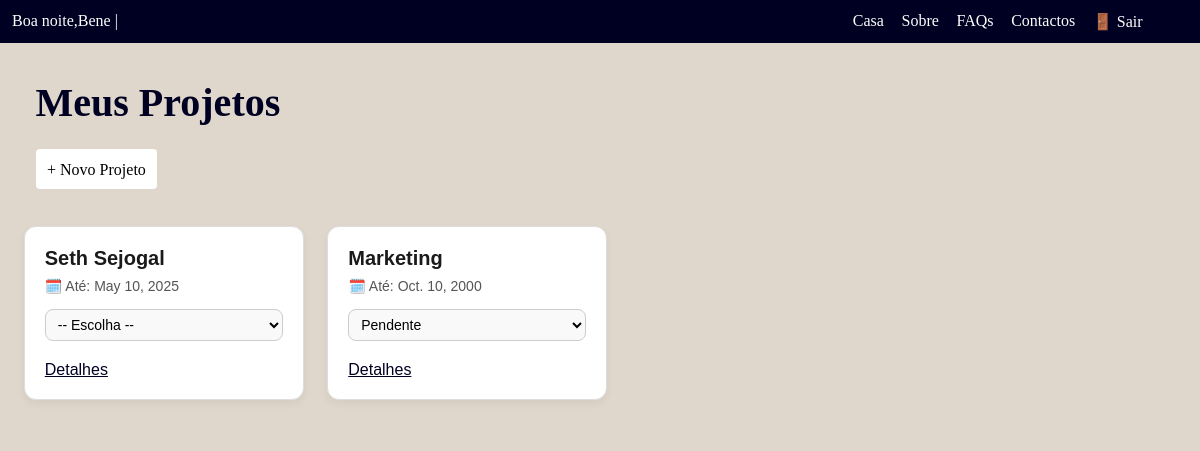
The page /dashborad (signed in) on the database its author committed.
### projetos/models.py (models this page shows, shortened)
class Projeto(models.Model):
    nome = models.CharField(max_length=100)
    descricao = models.TextField()
    deadline = models.DateField()
    criado_por = models.ForeignKey(User, on_delete=models.CASCADE)
    criado_em = models.DateTimeField(auto_now_add=True)

### projetos/views.py (the view)
# urls.py: path('dashborad', views.dashboard, name='dashboard'),
@login_required
def dashboard(request):
    projetos = Projeto.objects.filter(criado_por=request.user)
    return render(request, 'projetos/dashboard.html', {'projetos': projetos})

### projetos/templates/projetos/dashboard.html (shortened to what this page needs)
{% extends 'base.html' %}
{% block content %}
<header>
  <h2>Meus Projetos</h2>
    <a class="btn-Adddep" href="{% url 'novo_projeto' %}">+ Novo Projeto</a>
</header>
<section class="sec-pri" id="sec-pri">
  {% for projeto in projetos %}
            <div class="projeto">
                <h3>{{ projeto.nome }}</h3>
                <p class="deadline">🗓️ Até: {{ projeto.deadline }}</p>
                <select id="meuSelect" >
                    <option>Pendente</option>
                </select>
                <div class="botoes">
                    <a class="btn-det" href="{% url 'detalhes_projeto' projeto.id %}">Detalhes</a>
                </div>
            </div>
  {% empty %}
    <li>Nenhum projeto encontrado.</li>
  {% endfor %}
</section>
{% endblock %}

### usuarios/templates/base.html (shortened to what this page needs)
<!DOCTYPE html>
<html lang="pt-br">
<head>
</head>
<body>
  <nav>
    {% if user.is_authenticated %}
      <div>
        <p id="hour" ></p><span>  {{ user.username }} |</span>
      </div>
    {% endif %}
    <div class="link">
      <a href="{% url 'dashboard' %}">Casa</a>
      <a href="{% url 'sobre' %}" >Sobre</a>
      <a href="{% url 'faqs' %}" >FAQs</a>
      <a href="{% url 'contactos' %}" >Contactos</a>
      <a href="{% url 'logout' %}">🚪 Sair</a>
    </div>
  </nav>
  {% block content %}{% endblock %}
</body>
</html>

### projetos/templates/projetos/dashboard.html (style rules this page uses)
header { padding:1%; margin:1%; }
header h2 { padding:1%; font-size:40px; margin-bottom:2%; color:#002; }
.btn-Adddep { margin:1%; background-color: #fff; border: none; border-radius:4px; color: black; padding:1%; text-decoration:none; }
.btn-det { color:#002; }
section { display: flex; background-color:#dfd7cb; border-radius: 4px; padding: 1%; margin-bottom: 2%; flex-wrap: wrap; }
.projeto { background: #ffffff; border: 1px solid #ddd; border-radius: 12px; padding: 20px; width: 280px; box-shadow: 0 4px 8px rgba(0,0,0,0.05); transition: 0.3s ease; font-family: "Poppins", sans-serif; margin: 1%; }
.projeto h3 { color: #1a1a1a; margin-bottom: 8px; font-size: 20px; }
.projeto p { color: #555; margin: 5px 0; font-size: 14px; }
.projeto select { width: 100%; padding: 6px 8px; margin: 10px 0; border: 1px solid #ccc; border-radius: 8px; font-size: 14px; cursor: pointer; background-color: #f9f9f9; transition: 0.3s; }
.botoes { display: flex; justify-content: space-between; margin-top: 10px; }

### usuarios/templates/base.html (style rules this page uses)
* { margin:0; padding:0; box-sizing:border-box; }
body { background-color:#dfd7cb; }
nav { display:flex; background:#002; padding:1%; color:#fff; width:100%; }
nav a { color:#fff; }
nav div { flex:70; display:flex; }
nav .link { flex:30; }
.link a { margin-left:5%; text-decoration:none; }

### rows shown on the page
Projeto: nome "Seth Sejogal", deadline "May 10, 2025"
Projeto: nome "Marketing", deadline "Oct. 10, 2000"

### other values the page prints
{{ user.username }} "Bene"
